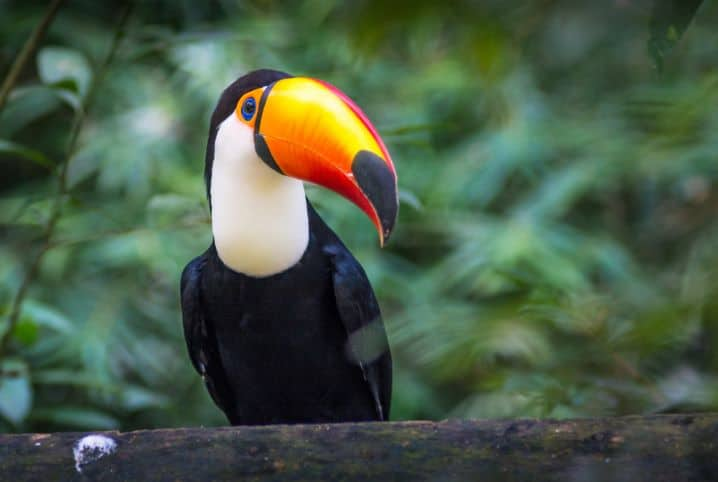
#> input picture SVD/tucano.jpg, 718 x 482 px
$ python compressao.py
#> lines starting #> are read from the running program, lines starting #| are printed output that depends on the picture
import numpy as np
import matplotlib.pyplot as plt
from PIL import Image

# 1. Carregar imagem e converter para tons de cinza
img = Image.open("tucano.jpg").convert("L")
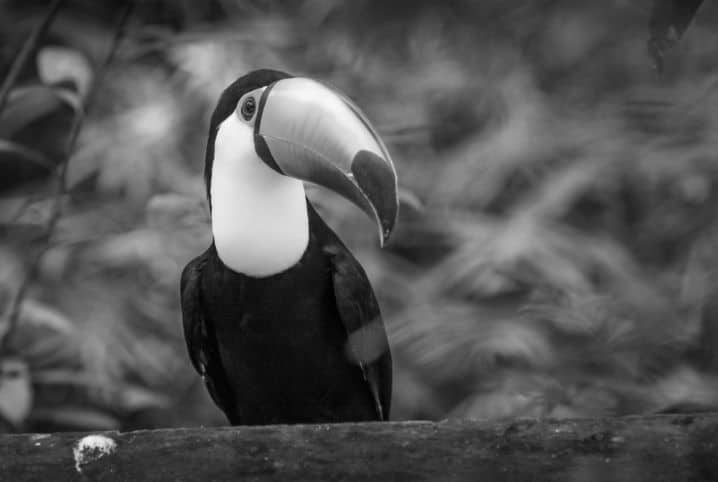
#> img: PIL image 718x482 L; min 0, max 254, mean 84.2
A = np.array(img, dtype=float) # Converte a imagem para uma matriz NumPy, onde cada elemento é um pixel com valor de 0 a 255
# imagem vira uma matriz 2D


# 2. Aplicar SVD
# Decompõe a matriz A em três matrizes: U, S e Vt, tal que A = U * S * Vt
# U -> padrões das linhas (matriz m×m)
# S -> valores singulares (importância de cada padrão)
# Vt -> padrões das colunas (matriz n×n)
U, S, Vt = np.linalg.svd(A, full_matrices=False)
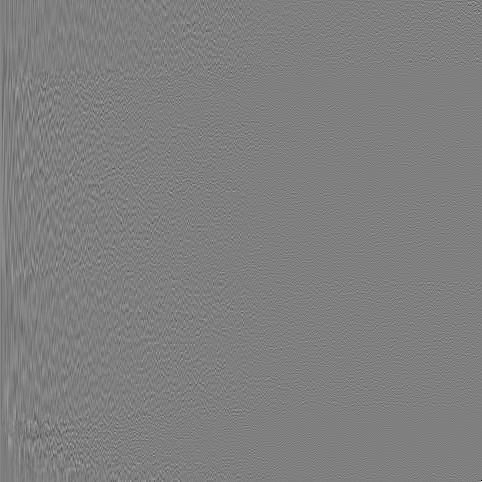
#> U: shape (482, 482) float64; min -0.651, max 0.652, mean 7.47e-05; drawn with min black and max white
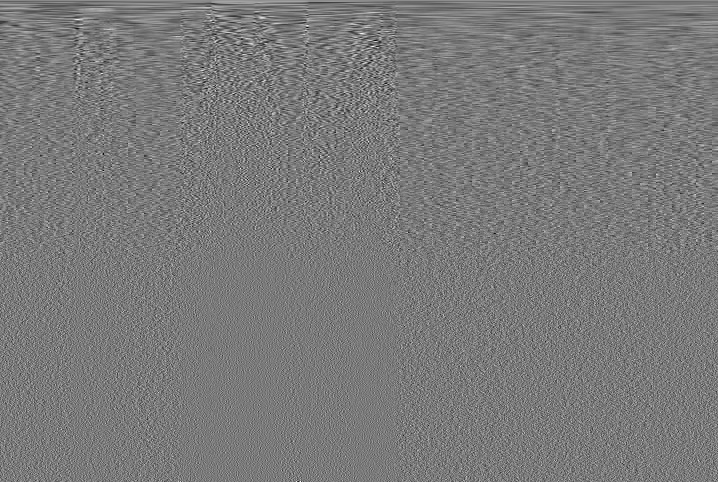
#> Vt: shape (482, 718) float64; min -0.226, max 0.245, mean 6.2e-05; drawn with min black and max white
#> S = 482 values, max 51831.9 at index 0, min 1.14 at index 481, mean 338.9

# 3. Determinar o K(nesse caso 50%)
m, n = A.shape
#> m = 482; n = 718
k = int((m * n) / (2 * (m + n))) # Calcula o K para 50 por cento
#> k = 144

# 4. Reconstruir imagem aproximada(compressão)
# Mantém apenas os k primeiros valores singulares e suas colunas/linhas correspondentes
# Calcula Ak = U_k * S_k * Vt_k, uma aproximação da imagem original
Ak = np.dot(U[:, :k], np.dot(np.diag(S[:k]), Vt[:k, :]))

# 5. Mostrar resultado
plt.figure(figsize=(10,5))
plt.subplot(1,2,1)
plt.title("Original")
plt.imshow(A, cmap="gray")

plt.subplot(1,2,2)
plt.title(f"Comprimida (k={k})")
plt.imshow(Ak, cmap="gray")
plt.show()
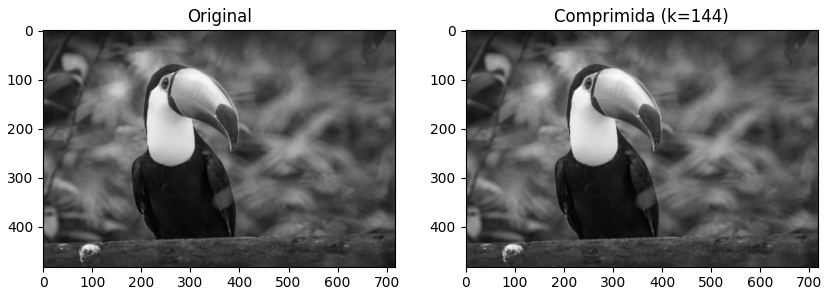
#> figure drawn by matplotlib, 2 panels
